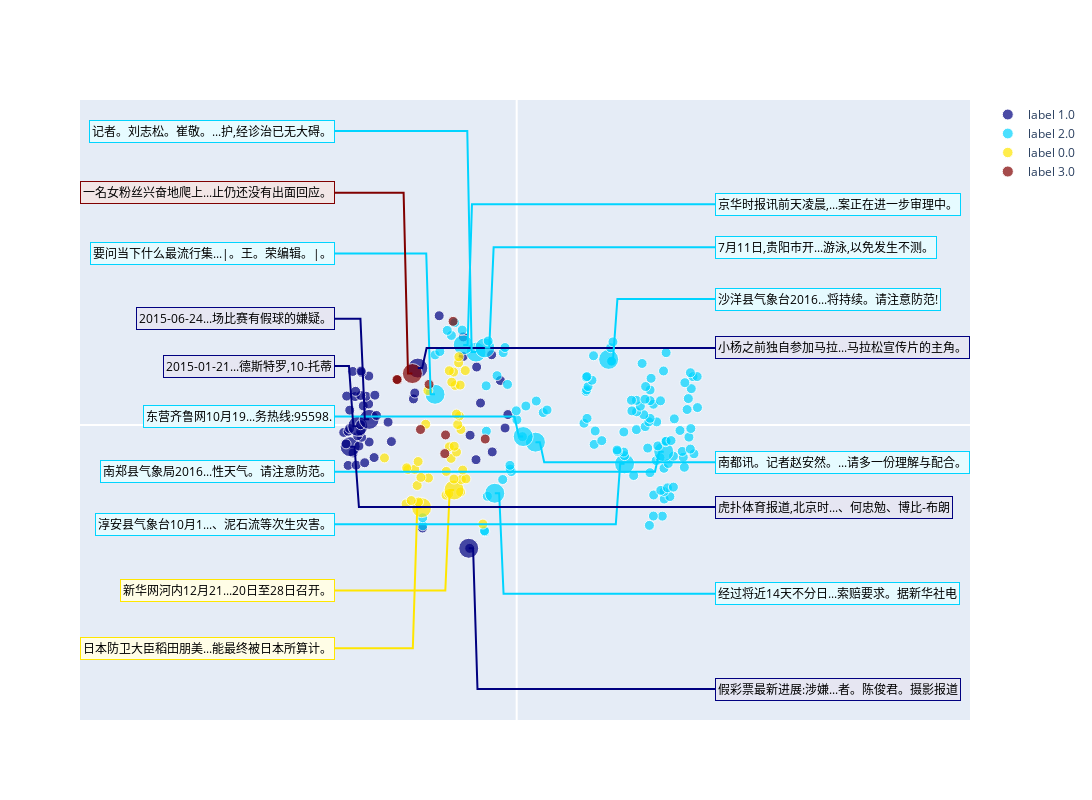

Notebook code cell kept with this figure:
### Markdown cell above
## 绘图

### Code cell
from tsne import TSNE_Plot
# 包含label
tsne_plot = TSNE_Plot(test_X['text'], test_X['embed'], test_y['label'])
tsne_plot.tsne_plot()

### Figure 1 — Plotly figure (JSON) as saved in the notebook; plotly's stock layout.template omitted (floating-point values rounded to 4 significant figures)
{"data": [{"legendgroup": "lines", "marker": {"color": "#000080", "size": [10, 20, 10, 10, 10, 10, 10, 10, 10, 10, 20, 10, 10, 10, 10, 10, 10, 10, 10, 10, 10, 10, 10, 20, 10, 10, 20, 10, 10, 10, 10, 10, 10, 10, 10, 10, 10, 10, 10, 10, 10, 10, 10, 10, 10, 10, 20, 10, 10, 10, 10, 10]}, "mode": "markers", "name": "label 1.0", "showlegend": true, "type": "scatter", "x": [-5.359, -5.474, -10.74, -19.23, -18.31, -17.34, -4.639, -16.27, -18.67, -2.791, -19.0, -18.0, -19.46, -16.83, -14.29, -17.7, -18.15, -5.315, -19.73, -17.81, -19.23, -19.06, -1.325, -18.14, -17.81, -14.67, -16.83, -16.0, -1.005, -19.05, -17.51, -16.89, -4.127, -11.78, -18.43, -17.18, -19.4, -17.79, -16.18, -11.63, -18.38, -1.864, -16.87, -17.71, -18.7, -17.75, -11.28, -4.567, -6.11, -2.859, -6.093, -8.841], "y": [-6.14, -6.136, -5.128, -2.013, -1.999, -1.88, -1.728, -1.622, -1.393, -1.34, -1.082, -1.046, -0.9424, -0.8498, -0.8275, -0.6152, -0.5346, -0.512, -0.3735, -0.3233, -0.3139, -0.1772, -0.1529, -0.06773, 0.01158, 0.1402, 0.278, 0.4727, 0.5171, 0.7359, 0.9499, 1.04, 1.089, 1.296, 1.412, 1.43, 1.435, 1.463, 1.482, 1.588, 1.673, 2.211, 2.433, 2.608, 2.661, 2.679, 2.829, 2.881, 3.403, 3.492, 4.379, 5.432]}, {"legendgroup": "lines", "marker": {"color": "#00d4ff", "size": [10, 10, 10, 10, 10, 10, 10, 10, 10, 10, 10, 20, 10, 10, 10, 10, 10, 10, 10, 10, 10, 10, 10, 10, 20, 10, 10, 10, 10, 10, 10, 10, 10, 20, 10, 10, 10, 10, 10, 10, 10, 20, 10, 10, 10, 10, 10, 10, 20, 10, 10, 10, 10, 10, 10, 10, 10, 10, 10, 10, 10, 10, 10, 10, 10, 10, 10, 10, 10, 10, 10, 10, 10, 10, 10, 10, 10, 10, 10, 10, 10, 20, 10, 10, 10, 10, 10, 10, 10, 10, 10, 10, 10, 10, 10, 10, 10, 10, 10, 10, 10, 10, 10, 20, 10, 10, 10, 10, 20, 10, 20, 10, 10, 20, 10, 10, 10, 10, 10, 10]}, "mode": "markers", "name": "label 2.0", "showlegend": true, "type": "scatter", "x": [-3.631, -3.676, -10.71, 15.14, -10.72, 16.62, 15.6, 16.83, 17.48, -3.344, 15.63, -2.498, 16.82, 16.44, 17.21, 17.88, -1.595, 13.35, 15.21, -0.609, -0.75, 16.81, 19.13, -0.7692, 12.31, 17.29, 15.92, 16.35, 19.01, 17.89, 12.31, 20.23, 12.21, 16.78, 11.5, 18.89, 11.45, 19.82, 14.95, 16.11, 8.84, 2.139, 17.0, 17.06, 9.709, 17.61, 19.65, 0.6584, 0.7452, 12.23, -3.459, 8.956, 18.63, 13.66, 19.87, 14.66, 7.679, 15.98, 15.08, 0.02486, 17.99, 8.027, 15.22, 14.49, 3.032, 13.67, 13.15, -0.04719, 3.465, 19.45, 20.63, 14.11, 1.051, 15.61, 2.231, 16.41, 15.22, 13.66, 13.1, 14.64, 19.59, -9.318, 7.915, 15.22, 7.984, 19.92, 14.71, 8.141, -3.483, -1.048, 19.19, 8.591, 15.34, 7.929, 20.12, 20.59, 8.012, -2.239, 19.82, 16.76, 14.31, 10.79, 10.84, 10.49, 8.768, -9.309, 17.05, -1.538, -4.636, -8.77, -3.631, 10.72, -1.333, -6.103, 10.99, -3.253, -7.448, -7.921, -6.218, -7.069], "y": [-5.311, -5.264, -5.016, -4.996, -4.618, -4.536, -4.533, -3.687, -3.565, -3.549, -3.486, -3.398, -3.308, -3.256, -3.129, -3.092, -2.716, -2.515, -2.374, -2.318, -2.192, -2.157, -2.107, -2.01, -1.936, -1.918, -1.775, -1.624, -1.611, -1.557, -1.526, -1.436, -1.351, -1.331, -1.319, -1.317, -1.246, -1.2, -1.151, -1.042, -0.9668, -0.8557, -0.8339, -0.8064, -0.7805, -0.7768, -0.606, -0.5825, -0.5786, -0.3501, -0.3123, -0.3009, -0.2754, -0.2318, -0.1792, -0.08259, 0.08653, 0.1518, 0.1562, 0.2567, 0.3027, 0.3275, 0.3317, 0.5109, 0.6155, 0.6538, 0.6997, 0.7024, 0.7435, 0.7672, 0.8639, 0.9324, 0.9408, 1.03, 1.189, 1.201, 1.21, 1.224, 1.228, 1.281, 1.312, 1.525, 1.667, 1.74, 1.747, 1.808, 1.911, 1.911, 1.945, 2.016, 2.102, 2.227, 2.32, 2.373, 2.402, 2.407, 2.407, 2.452, 2.598, 2.685, 3.058, 3.161, 3.176, 3.262, 3.442, 3.485, 3.597, 3.597, 3.623, 3.652, 3.835, 3.842, 3.852, 3.982, 4.131, 4.178, 4.454, 4.703, 4.72, 5.09]}, {"legendgroup": "lines", "marker": {"color": "#ffe600", "size": [10, 20, 10, 10, 10, 10, 10, 10, 20, 10, 10, 10, 10, 10, 10, 10, 10, 10, 10, 10, 10, 10, 10, 10, 10, 10, 10, 10, 10, 10, 10, 10, 10, 10, 10, 10, 10, 10, 10, 10]}, "mode": "markers", "name": "label 0.0", "showlegend": true, "type": "scatter", "x": [-3.856, -10.85, -12.62, -11.2, -12.03, -8.059, -7.756, -6.393, -7.142, -11.35, -6.3, -7.157, -5.791, -10.06, -10.93, -8.03, -6.162, -12.43, -11.64, -12.55, -11.25, -7.487, -15.09, -6.865, -7.684, -7.129, -6.363, -6.732, -10.38, -6.54, -6.872, -10.13, -7.028, -6.448, -7.406, -7.199, -7.688, -5.864, -6.625, -6.598], "y": [-4.931, -4.114, -3.927, -3.835, -3.76, -3.492, -3.422, -3.335, -3.233, -3.013, -2.714, -2.69, -2.682, -2.64, -2.609, -2.312, -2.247, -2.22, -2.208, -2.133, -1.82, -1.664, -1.64, -1.349, -1.09, -1.057, -0.2255, 0.02132, 0.03448, 0.4468, 0.5405, 1.712, 1.968, 1.984, 2.129, 2.629, 2.695, 2.705, 3.092, 3.393]}, {"legendgroup": "lines", "marker": {"color": "#800000", "size": [10, 10, 10, 10, 10, 10, 10, 20, 10]}, "mode": "markers", "name": "label 3.0", "showlegend": true, "type": "scatter", "x": [-8.203, -3.592, -8.116, -10.97, -9.999, -13.59, -13.66, -11.9, -7.253], "y": [-1.426, -0.7015, -0.497, -0.2272, 2.019, 2.242, 2.261, 2.556, 5.154]}, {"legendgroup": "lines", "line": {"color": "#000080"}, "mode": "lines", "showlegend": false, "type": "scatter", "x": [22.63, -4.474, -4.974, -5.474], "y": [-13.14, -13.14, -6.136, -6.136]}, {"legendgroup": "lines", "line": {"color": "#ffe600"}, "mode": "lines", "showlegend": false, "type": "scatter", "x": [-20.73, -11.85, -11.35, -10.85], "y": [-11.11, -11.11, -4.114, -4.114]}, {"legendgroup": "lines", "line": {"color": "#00d4ff"}, "mode": "lines", "showlegend": false, "type": "scatter", "x": [22.63, -1.498, -1.998, -2.498], "y": [-8.398, -8.398, -3.398, -3.398]}, {"legendgroup": "lines", "line": {"color": "#ffe600"}, "mode": "lines", "showlegend": false, "type": "scatter", "x": [-20.73, -8.142, -7.642, -7.142], "y": [-8.233, -8.233, -3.233, -3.233]}, {"legendgroup": "lines", "line": {"color": "#00d4ff"}, "mode": "lines", "showlegend": false, "type": "scatter", "x": [-20.73, 11.31, 11.81, 12.31], "y": [-4.936, -4.936, -1.936, -1.936]}, {"legendgroup": "lines", "line": {"color": "#00d4ff"}, "mode": "lines", "showlegend": false, "type": "scatter", "x": [-20.73, 15.78, 16.28, 16.78], "y": [-2.331, -2.331, -1.331, -1.331]}, {"legendgroup": "lines", "line": {"color": "#000080"}, "mode": "lines", "showlegend": false, "type": "scatter", "x": [22.63, -18.0, -18.5, -19.0], "y": [-4.082, -4.082, -1.082, -1.082]}, {"legendgroup": "lines", "line": {"color": "#00d4ff"}, "mode": "lines", "showlegend": false, "type": "scatter", "x": [22.63, 3.139, 2.639, 2.139], "y": [-1.856, -1.856, -0.8557, -0.8557]}, {"legendgroup": "lines", "line": {"color": "#00d4ff"}, "mode": "lines", "showlegend": false, "type": "scatter", "x": [-20.73, -0.2548, 0.2452, 0.7452], "y": [0.4214, 0.4214, -0.5786, -0.5786]}, {"legendgroup": "lines", "line": {"color": "#000080"}, "mode": "lines", "showlegend": false, "type": "scatter", "x": [-20.73, -19.14, -18.64, -18.14], "y": [2.932, 2.932, -0.06773, -0.06773]}, {"legendgroup": "lines", "line": {"color": "#000080"}, "mode": "lines", "showlegend": false, "type": "scatter", "x": [-20.73, -17.83, -17.33, -16.83], "y": [5.278, 5.278, 0.278, 0.278]}, {"legendgroup": "lines", "line": {"color": "#00d4ff"}, "mode": "lines", "showlegend": false, "type": "scatter", "x": [-20.73, -10.32, -9.818, -9.318], "y": [8.525, 8.525, 1.525, 1.525]}, {"legendgroup": "lines", "line": {"color": "#800000"}, "mode": "lines", "showlegend": false, "type": "scatter", "x": [-20.73, -12.9, -12.4, -11.9], "y": [11.56, 11.56, 2.556, 2.556]}, {"legendgroup": "lines", "line": {"color": "#000080"}, "mode": "lines", "showlegend": false, "type": "scatter", "x": [22.63, -10.28, -10.78, -11.28], "y": [3.829, 3.829, 2.829, 2.829]}, {"legendgroup": "lines", "line": {"color": "#00d4ff"}, "mode": "lines", "showlegend": false, "type": "scatter", "x": [22.63, 11.49, 10.99, 10.49], "y": [6.262, 6.262, 3.262, 3.262]}, {"legendgroup": "lines", "line": {"color": "#00d4ff"}, "mode": "lines", "showlegend": false, "type": "scatter", "x": [-20.73, -5.636, -5.136, -4.636], "y": [14.62, 14.62, 3.623, 3.623]}, {"legendgroup": "lines", "line": {"color": "#00d4ff"}, "mode": "lines", "showlegend": false, "type": "scatter", "x": [22.63, -2.631, -3.131, -3.631], "y": [8.835, 8.835, 3.835, 3.835]}, {"legendgroup": "lines", "line": {"color": "#00d4ff"}, "mode": "lines", "showlegend": false, "type": "scatter", "x": [22.63, -5.103, -5.603, -6.103], "y": [10.98, 10.98, 3.982, 3.982]}], "layout": {"annotations": [{"bgcolor": "#e6e6f2", "bordercolor": "#000080", "borderpad": 2, "font": {"color": "black"}, "showarrow": false, "text": "假彩票最新进展:涉嫌...者。陈俊君。摄影报道", "x": 22.63, "xanchor": "left", "xref": "x", "y": -13.14, "yanchor": "middle", "yref": "y"}, {"bgcolor": "#fffde6", "bordercolor": "#ffe600", "borderpad": 2, "font": {"color": "black"}, "showarrow": false, "text": "日本防卫大臣稻田朋美...能最终被日本所算计。", "x": -20.73, "xanchor": "right", "xref": "x", "y": -11.11, "yanchor": "middle", "yref": "y"}, {"bgcolor": "#e6fbff", "bordercolor": "#00d4ff", "borderpad": 2, "font": {"color": "black"}, "showarrow": false, "text": "经过将近14天不分日...索赔要求。据新华社电", "x": 22.63, "xanchor": "left", "xref": "x", "y": -8.398, "yanchor": "middle", "yref": "y"}, {"bgcolor": "#fffde6", "bordercolor": "#ffe600", "borderpad": 2, "font": {"color": "black"}, "showarrow": false, "text": "新华网河内12月21...20日至28日召开。", "x": -20.73, "xanchor": "right", "xref": "x", "y": -8.233, "yanchor": "middle", "yref": "y"}, {"bgcolor": "#e6fbff", "bordercolor": "#00d4ff", "borderpad": 2, "font": {"color": "black"}, "showarrow": false, "text": "淳安县气象台10月1...、泥石流等次生灾害。", "x": -20.73, "xanchor": "right", "xref": "x", "y": -4.936, "yanchor": "middle", "yref": "y"}, {"bgcolor": "#e6fbff", "bordercolor": "#00d4ff", "borderpad": 2, "font": {"color": "black"}, "showarrow": false, "text": "南郑县气象局2016...性天气。请注意防范。", "x": -20.73, "xanchor": "right", "xref": "x", "y": -2.331, "yanchor": "middle", "yref": "y"}, {"bgcolor": "#e6e6f2", "bordercolor": "#000080", "borderpad": 2, "font": {"color": "black"}, "showarrow": false, "text": "虎扑体育报道,北京时...、何忠勉、博比-布朗", "x": 22.63, "xanchor": "left", "xref": "x", "y": -4.082, "yanchor": "middle", "yref": "y"}, {"bgcolor": "#e6fbff", "bordercolor": "#00d4ff", "borderpad": 2, "font": {"color": "black"}, "showarrow": false, "text": "南都讯。记者赵安然。...请多一份理解与配合。", "x": 22.63, "xanchor": "left", "xref": "x", "y": -1.856, "yanchor": "middle", "yref": "y"}, {"bgcolor": "#e6fbff", "bordercolor": "#00d4ff", "borderpad": 2, "font": {"color": "black"}, "showarrow": false, "text": "东营齐鲁网10月19...务热线:95598.", "x": -20.73, "xanchor": "right", "xref": "x", "y": 0.4214, "yanchor": "middle", "yref": "y"}, {"bgcolor": "#e6e6f2", "bordercolor": "#000080", "borderpad": 2, "font": {"color": "black"}, "showarrow": false, "text": "2015-01-21...德斯特罗,10-托蒂", "x": -20.73, "xanchor": "right", "xref": "x", "y": 2.932, "yanchor": "middle", "yref": "y"}, {"bgcolor": "#e6e6f2", "bordercolor": "#000080", "borderpad": 2, "font": {"color": "black"}, "showarrow": false, "text": "2015-06-24...场比赛有假球的嫌疑。", "x": -20.73, "xanchor": "right", "xref": "x", "y": 5.278, "yanchor": "middle", "yref": "y"}, {"bgcolor": "#e6fbff", "bordercolor": "#00d4ff", "borderpad": 2, "font": {"color": "black"}, "showarrow": false, "text": "要问当下什么最流行集...|。王。荣编辑。|。", "x": -20.73, "xanchor": "right", "xref": "x", "y": 8.525, "yanchor": "middle", "yref": "y"}, {"bgcolor": "#f2e6e6", "bordercolor": "#800000", "borderpad": 2, "font": {"color": "black"}, "showarrow": false, "text": "一名女粉丝兴奋地爬上...止仍还没有出面回应。", "x": -20.73, "xanchor": "right", "xref": "x", "y": 11.56, "yanchor": "middle", "yref": "y"}, {"bgcolor": "#e6e6f2", "bordercolor": "#000080", "borderpad": 2, "font": {"color": "black"}, "showarrow": false, "text": "小杨之前独自参加马拉...马拉松宣传片的主角。", "x": 22.63, "xanchor": "left", "xref": "x", "y": 3.829, "yanchor": "middle", "yref": "y"}, {"bgcolor": "#e6fbff", "bordercolor": "#00d4ff", "borderpad": 2, "font": {"color": "black"}, "showarrow": false, "text": "沙洋县气象台2016...将持续。请注意防范!", "x": 22.63, "xanchor": "left", "xref": "x", "y": 6.262, "yanchor": "middle", "yref": "y"}, {"bgcolor": "#e6fbff", "bordercolor": "#00d4ff", "borderpad": 2, "font": {"color": "black"}, "showarrow": false, "text": "记者。刘志松。崔敬。...护,经诊治已无大碍。", "x": -20.73, "xanchor": "right", "xref": "x", "y": 14.62, "yanchor": "middle", "yref": "y"}, {"bgcolor": "#e6fbff", "bordercolor": "#00d4ff", "borderpad": 2, "font": {"color": "black"}, "showarrow": false, "text": "7月11日,贵阳市开...游泳,以免发生不测。", "x": 22.63, "xanchor": "left", "xref": "x", "y": 8.835, "yanchor": "middle", "yref": "y"}, {"bgcolor": "#e6fbff", "bordercolor": "#00d4ff", "borderpad": 2, "font": {"color": "black"}, "showarrow": false, "text": "京华时报讯前天凌晨,...案正在进一步审理中。", "x": 22.63, "xanchor": "left", "xref": "x", "y": 10.98, "yanchor": "middle", "yref": "y"}], "autosize": false, "height": 800, "width": 1500, "xaxis": {"tickvals": []}, "yaxis": {"tickvals": []}}}
